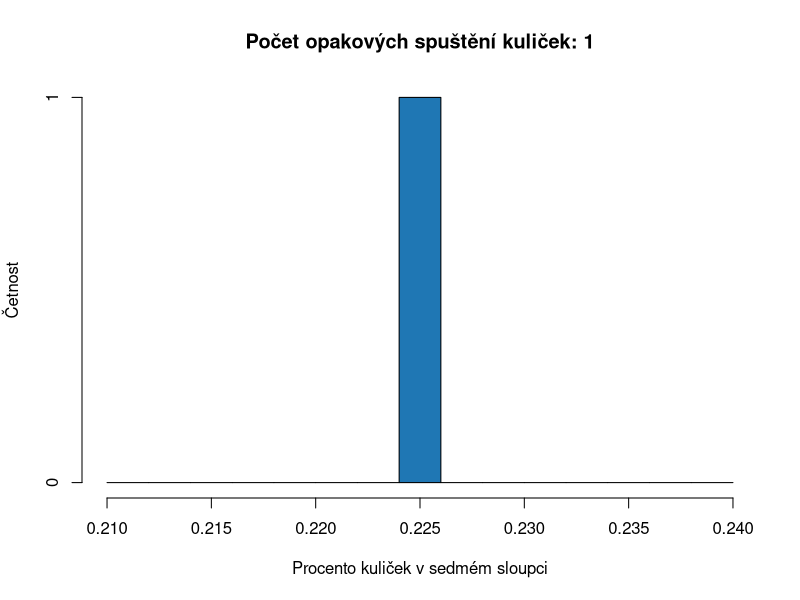
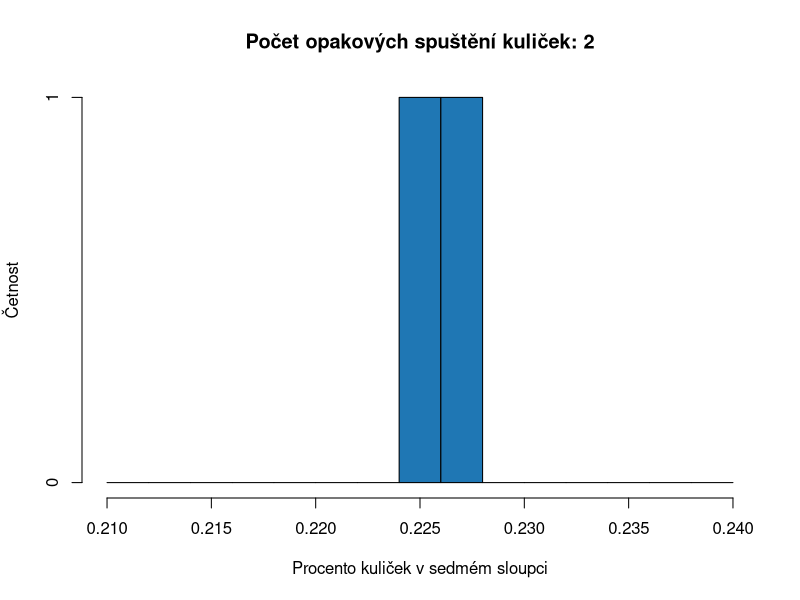
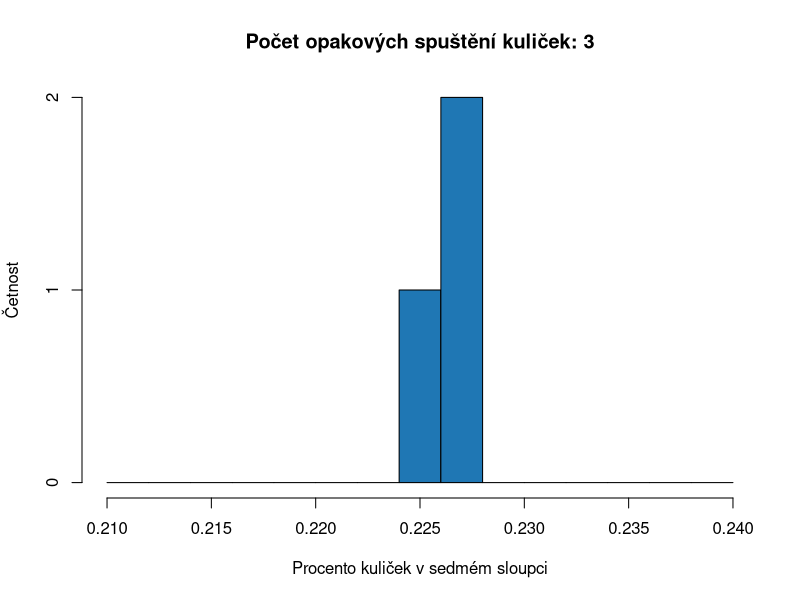
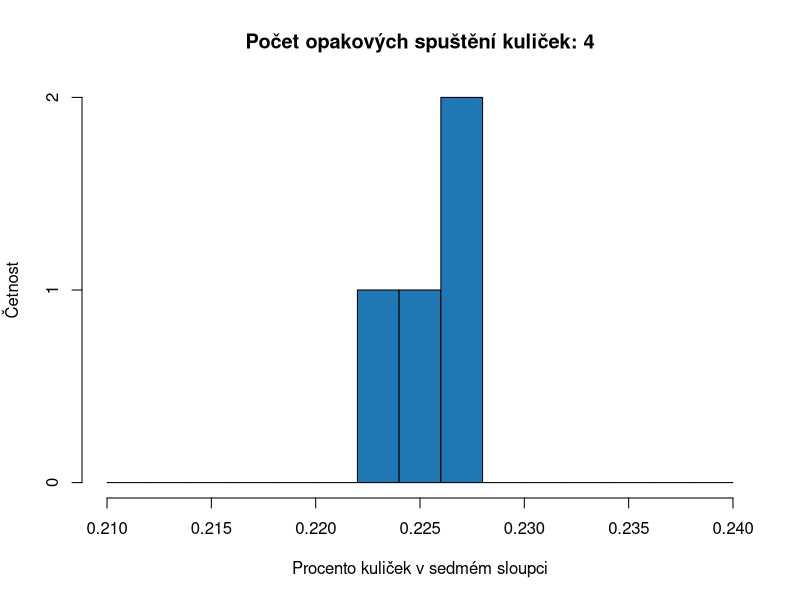
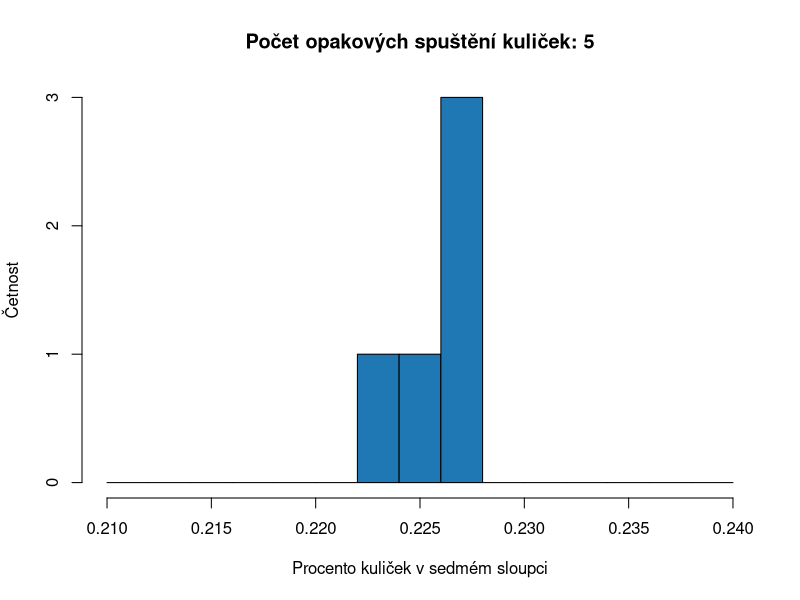
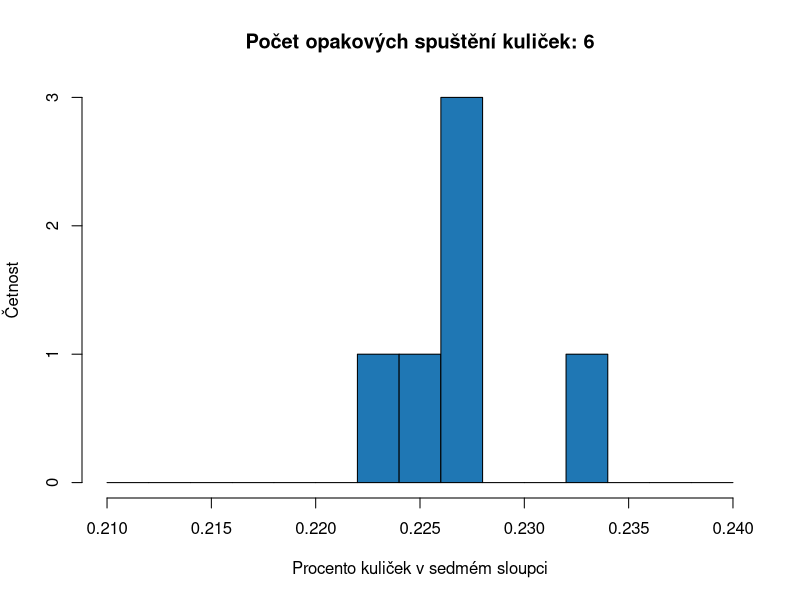
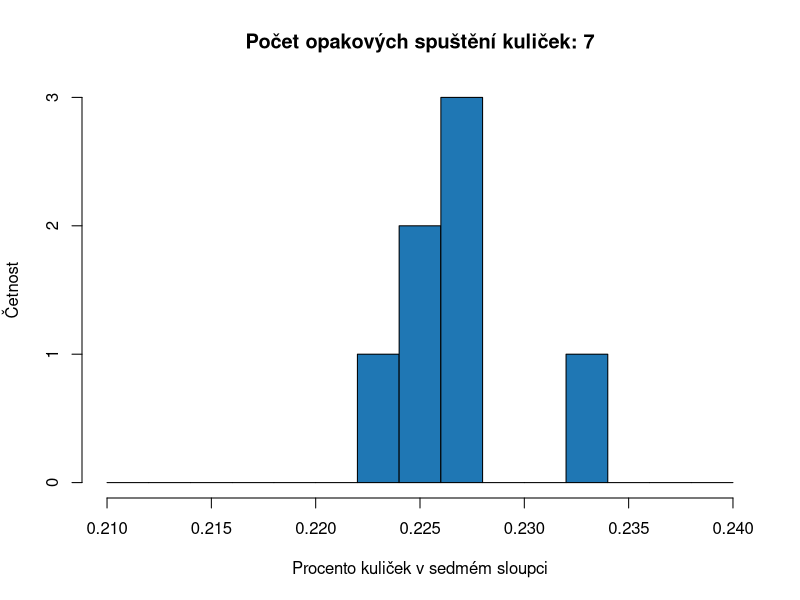
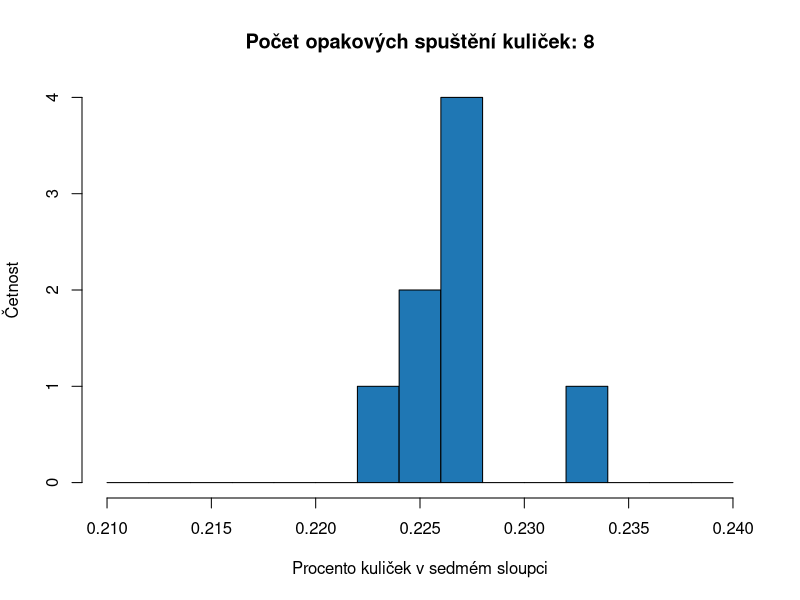

The R source for these figures, in order:
## ---- chunk 1
set.seed(42)
# pocet micku
n <- 10000
# pravdepodobnost uspechu (napravo)
p <- 0.5
# 0 by znamenalo všechny kulicky nalevo, 12 všechny kulicky napravo,
# celkem 13 možností, jak mohou kulicky skončit
s <- 12

vysledek <- rbinom(n = n, size = s, prob = p)
cetnost <- table(vysledek)

# pouzijeme nazev 6 v tabulce, protoze 0 je prvni sloupec
p_7 <- cetnost[names(cetnost) == "6"] / n
## ---- chunk 2
# funkce na vypocet p_7
rel_cetnost <- function(x, k) {
  cetnost <- table(x)
  p <- cetnost[names(cetnost) == k] / sum(cetnost)
  return(p)
}

# pocet simulaci
S <- 1:90
p_7 <- rep(NA, length(S))

for (i in S) {
  # spustime kulicky
  vysledek <- rbinom(n = n, size = s, prob = p)
  # vypocitame procento kulicek v kazdem sloupci
  p_7[i] <- rel_cetnost(vysledek, "6")

  hist(p_7,
    breaks = seq(0.21, 0.24, by = 0.002),
    xlim = c(0.21, 0.24),
    main = paste0("Počet opakových spuštění kuliček: ", S[i]),
    col = "#1f77b4",
    xlab = "Procento kuliček v sedmém sloupci", ylab = "Četnost"
  )
}
## ---- chunk 3
# vypocitame p
p_hat <- dbinom(6, size = 12, prob = 0.5)
# vypocitame smerodatnou odchylku dat
s_hat <- sqrt(p_hat * (1 - p_hat))

# vypocitame pdf rozlozeni procent
x <- seq(0.21, 0.24, length.out = 1000)
pdf <- dnorm(x, mean = p_hat, sd = s_hat/sqrt(n))


hist(p_7,
  breaks = seq(0.21, 0.24, by = 0.002),
  xlim = c(0.21, 0.24),
  col = "grey",
  main = "",
  xlab = "Procento kuliček v sedmém sloupci", ylab = "Četnost"
)
# pridame na druhou osu
par(new = TRUE)
plot(x, pdf,
  type = "l", lwd = 2,
  col = "#1f77b4",
  axes = FALSE,
  xlab = "", ylab = "",
  bty = "n"
)

legend("topright",
  legend = c(
    "Rozložení procent",
    paste0("N(", round(p_hat, 2), ",", round(s_hat/sqrt(n), 3), ")")
  ),
  lwd = c(2, 2),
  col = c("grey", "#1f77b4"),
  cex = 0.7
)
thicks <- round(seq(0, max(pdf), by = 10), 2)
axis(4, at = thicks, labels = thicks)
## ---- chunk 4
# definujeme velikost vyberu
N <- c(20, 50, 100)
# definujeme hodnoty pro ktere budeme pocitat pdf
x <- seq(0.00,1, length.out = 1000)

# vytvorime prazdný graf, do ktereho budeme pridavat
plot(x,
     type= "n",
     xlim = c(0, 0.8),
     ylim = c(0, 10),
     xlab = "Procento kuliček v sedmém sloupci", ylab = "PDF")

cols <- rev(RColorBrewer::brewer.pal(length(N) + 1, name = "Blues")  )

for(i in 1:length(N)) {
  # provedeme vyber a odhadneme p a sd
  n <- N[i]
  .vyber <- rbinom(n = n, size = s, prob = p)
  p_hat <- rel_cetnost(.vyber, "6")
  s_hat <- sqrt(p_hat*(1-p_hat))
  
  # vypocteme pdf pro T(p, s/sqrt(n), n-1) podle zobecneneho t-rozlozeni
  pdf_t <- 1/(s_hat / sqrt(n)) * dt((x - p_hat)/(s_hat / sqrt(n)), df = n-1)
  
  # pridame t-rozlozeni
  lines(x, pdf_t, type = "l", lwd = 2, col = cols[i])
}

# pridame legendu
legend("topright", 
       legend = c(paste0("T(p, s/sqrt(n), ", N, ")")),
       col = cols[1:length(N)],
       cex = 0.7,
       lwd = c(2, 2)
       )
## ---- chunk 5
probs <- c(0.025, 0.975)

# vypocitame quantily zobecneneho t-rozlozeni pro probs
q <- qt(probs, df = n-1)
q <- q * s_hat/sqrt(n) + p_hat

# vytvorime prazdný graf, do ktereho budeme pridavat
plot(x, pdf_t,
     type = "l", lwd = 2, 
     col = "grey",
     xlim = c(0, 0.8),
     ylim = c(0, 10),
     xlab = "Procento kuliček v sedmém sloupci", ylab = "PDF")

# naznacime kvantily a hodnoty vetsi nez nebo mensi nez
# pridame jako "h" abychom nazanacili integral 
lines(x[x < q[1]], pdf_t[x < q[1]], col = "#1f77b4", type = "h")
lines(x[x > q[2]], pdf_t[x > q[2]], col = "#1f77b4", type = "h")

legend("topright", 
       legend = c("p_0.025 | p_0.975"), 
       col = "#1f77b4",
       lwd = 2,
       cex = 0.7)
## ---- chunk 6
t_q <- qt(probs, n-1)
i_s <- p_hat + t_q * s_hat/sqrt(n)
## ---- chunk 7
# vytvorime si funkci na vypocet is
interval_spolehlivosti <- function(p_hat, alpha, n) {
  # spocitame populacni sd
  s_hat <- sqrt(p_hat *(1 - p_hat))
  # vypocitame pravdepodobnosti 1-alpha/2
  probs <- c(alpha / 2, 1 - (alpha / 2))
  # spocitame kvantily pro 1/alpha/2
  t_q <- qt(probs, n-1)
  # spocitame interval spolehlivosti
  i_s <- p_hat + t_q * s_hat/sqrt(n)
  return(i_s)
}

# pocet simulaci
S <- 100
# velikost vyberu
n <- 100
# urcime hladinu spolehlivosti
alpha <- 0.1
# populacni hodnota
pi <- dbinom(x = 6, size = 12, prob = 0.5) 

# vyvorime prazdny graf
plot(1:S, type= "n", 
     xlab = "Pořadí", ylab = "Procento kuliček v sedmém sloupci",
     ylim = c(0.05, 0.45))

for(x in 1:S) {
  # udelame vyber a spocitame ...
  # ...vyberovy prumer a smerodatnou odchylku
  vyber <- rbinom(n, size = 12, prob = 0.5)
  p_hat <- rel_cetnost(vyber, "6")
  s_hat <- sqrt(p_hat * (1 - p_hat))
  
  # spocitame interval spolehlivosti
  i_s <-interval_spolehlivosti(p_hat, alpha, n)
  
  # zvolime barvu podletoho, zda is pokryva populacni parametr
  .col <- "#1f77b4"
  if(i_s[1] > pi | i_s[2] < pi) {
    .col <- "grey"  
  }
  # zobrazime v grafu bodovy odhad
  points(x, p_hat, pch = 19, col = .col)
  lines(c(x, x), i_s, lwd = 1, col = .col)
}
# pridame populacni prumer
abline(h = pi, col = "black", lwd = 2)

legend("topright", 
       legend = "populační parametr",
       col = "black",
       lwd = 2)
## ---- chunk 8
# pocet bootstrap vyberu
S <- 1e5
p_hat <- rep(NA, S)
for(i in 1:S) {
  # udelame vyber s opakovanim
  boostrap_vyber <- sample(.vyber, size = n, replace = TRUE)
  # vypocitame parametr vyberu
  p_hat[i] <- rel_cetnost(boostrap_vyber, "6")
}

hist(p_hat, 
     col = "#1f77b4",
     xlab = "Procento kuliček v sedmém sloupci", ylab = "Četnost",
     main = "")

# vypocitale kvantil 0.025 a 0.975
alpha <- 0.05
i_s <- quantile(p_hat, probs = c(alpha/2, 1-alpha/2))
## ---- chunk 9
# vytvorime funkci
bootstrap <- function(x, func, S) {
  n <- length(x)
  parameter <- rep(NA, S)
  # provedeme vybery s opakovanim
  for(i in 1:S) {
    # udelame vyber s opakovanim
    boostrap_vyber <- sample(x, size = n, replace = TRUE)
    # vypocitame parametr vyberu
    parameter[i] <- func(boostrap_vyber)
  }
  return(parameter)
}

# funkce na vypocet pomeru
pomer <- function(x) {
  ans <- rel_cetnost(x, "4") / rel_cetnost(x, "6")
  # pokud nebudou zadne kulicky v jednom ze sloupcu ...
  # ...vratit NA
  if(length(ans) == 0) {
    return(NA)
  } else {
    return(ans)
  }
}
# vypocitame bootstrap parametru
p_hat <- bootstrap(.vyber, pomer, 1e5)

hist(p_hat, 
     col = "#1f77b4",
     xlab = "Poměr procenta kuliček v pátém a sedmém sloupci", 
     ylab = "Četnost",
     main = "")

# vypocitale kvantil 0.025 a 0.975
alpha <- 0.05
i_s <- quantile(p_hat, 
                probs = c(alpha/2, 1-alpha/2), 
                na.rm = TRUE)
